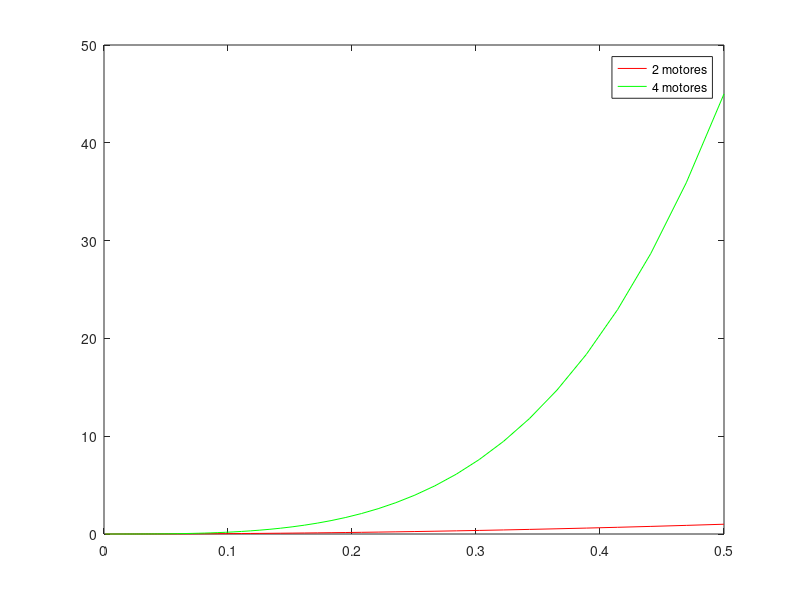

Source code (MATLAB):
% 2 MOTORES
p= logspace(-3,log10(1/2),100);
n=2;
k=2;
nCk2=factorial(n)/(factorial(n-k)/factorial(k));
x2=nCk2.*p.^k.*(1-p).^(n-k);
% 4 MOTORES
n=4;
p4=0;
for k=3:4
    nCk3=factorial(n)/(factorial(n-k)/factorial(k));
    p4=p4+(nCk3.*p.^k.*(1-p).^(n-k));
end


plot(p,x2,"r");
hold on
plot(p,p4,"g");
legend("2 motores","4 motores")